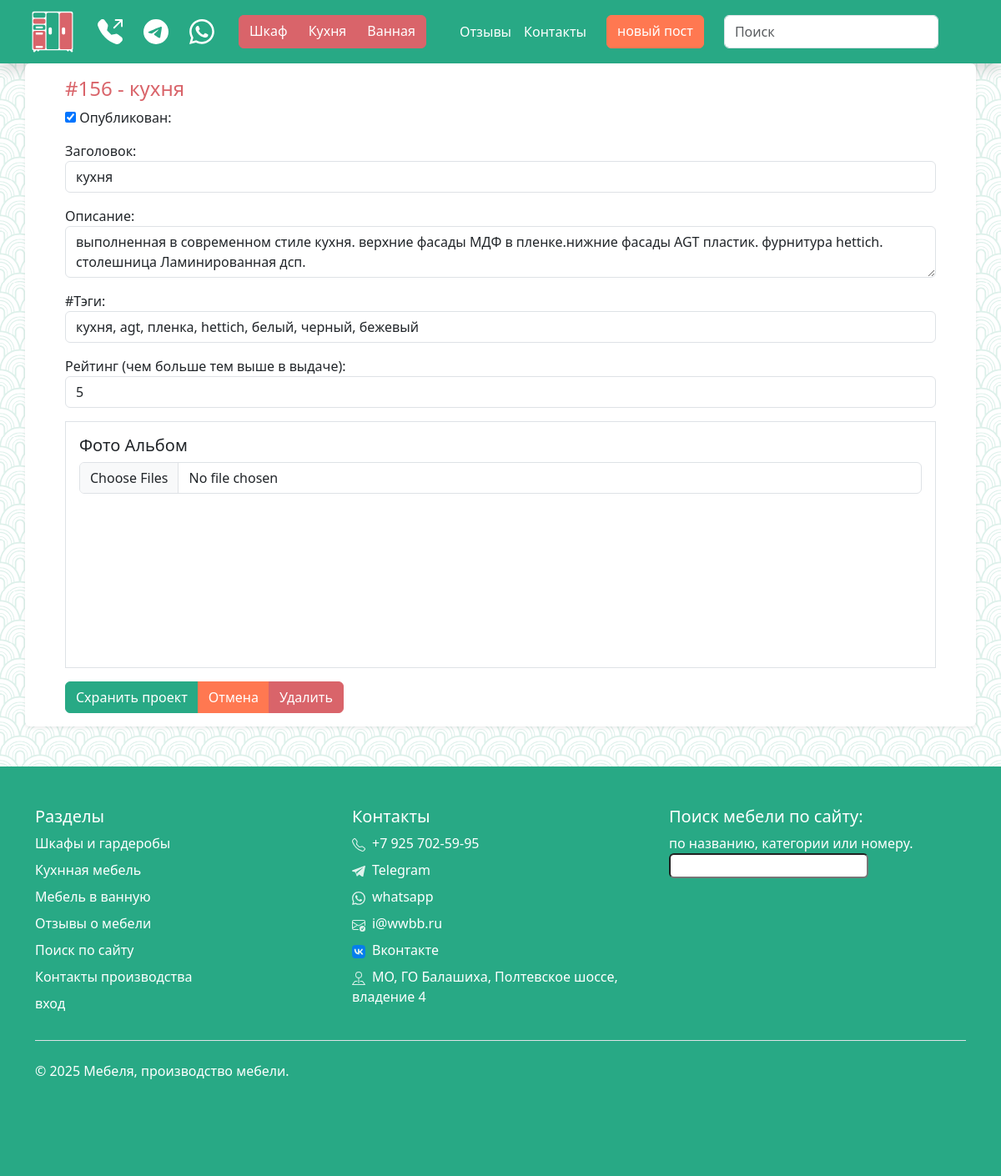
/update/156 (signed in), run on an earlier commit of the app's database.
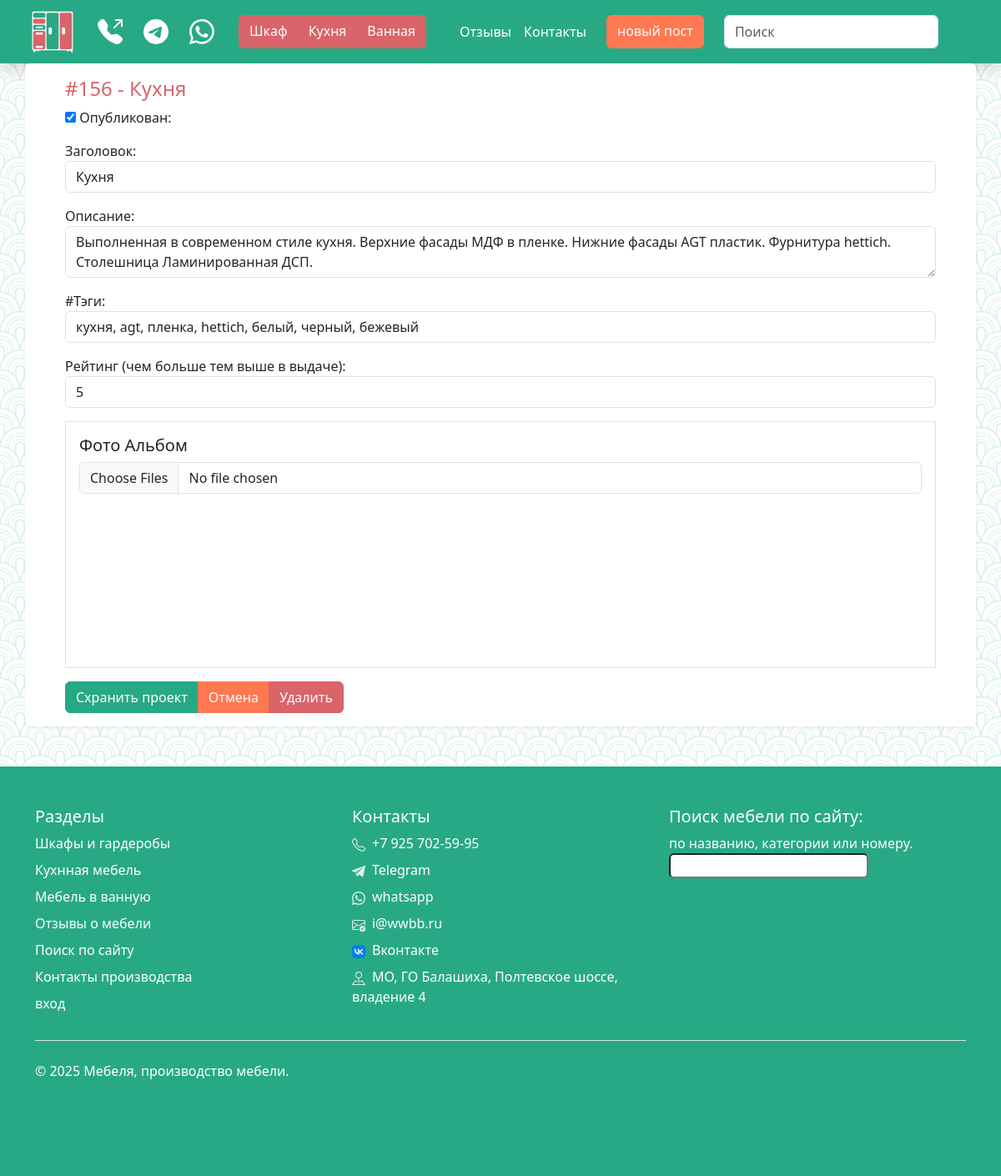
And on a later commit of the database.
### todo/models.py (models this page shows, shortened)
class Project(models.Model):
    title = models.CharField(max_length=100)
    description = models.TextField(null=True, blank=True)
    tags = models.CharField(max_length=100, verbose_name='#Тэги', blank=True)
    rating = models.IntegerField(default=5, blank=False, null=False)
    public = models.BooleanField(default=True)
    created_at = models.DateTimeField(auto_now_add=True)
    updated_at = models.DateTimeField(auto_now=True)
    album = models.TextField(default='',null=True, blank=True)
    class Meta:
        ordering = ['-id']

### todo/CRUD_Posts.py (the view)
# urls.py: path('update/<int:post_id>', views.post_update, name='post_update'),
@login_required
def post_update(request, post_id):
    db_Obj = Project.objects.get(id=post_id)
    if request.method == 'POST':
        form = ProjectForm(request.POST, request.FILES, instance=db_Obj)
        files = request.FILES.getlist('image')
        if form.is_valid():
            form.save()
            return redirect('/post/' + str(db_Obj.id))
    form = ProjectForm(instance=db_Obj)
    context = {
        'title': 'Редактор проекта',
        'project': db_Obj,
        'album': collect_album(post_id),
        'form': form,
        'description': 'Редактирование материала wwbb.ru',
    }
    return render(request, 'todo/CRUD/post_update.html', context)

### todo/forms.py
class ProjectForm(ModelForm):
    class Meta:
        model = Project
        fields = '__all__'

### todo/img_handler.py (called while the page is built)
def collect_album(prj_id):
    prj_id = str(prj_id)
    album_lst = os.listdir(os.path.join(PHOTO_PATH, prj_id))
    album_lst = set(map(lambda x: os.path.splitext(x)[0], album_lst))
    return album_lst

### todo/templates/todo/CRUD/post_update.html (shortened to what this page needs)
{% extends 'todo/base/base.html' %}
{% block main_content %}
<div class="container mb-5 p-3 px-5 rounded bg-white rounded shadow-sm">
    <h1 class="text-secondary h4">#{{ project.id }} - {{ project.title}} </h1>
    <form enctype="multipart/form-data" method="POST">
        <div class="mb-3">
            <input class="" type="checkbox" name="public" id="id_public" checked="">
            <label for="id_public">Опубликован:</label>
        </div>
        <div class="mb-3">
            <label for="id_title">Заголовок:</label>
            <input class="form-control" type="text" name="title" maxlength="100" required="" id="id_title"
                value="{{ form.title.value }}">
        </div>
        <div class="mb-3">
            <label for="id_description">Описание:</label>
            <textarea class="form-control" name="description" cols="40" rows="2"
                id="id_description">{{ form.description.value }}</textarea>
        </div>
        <div class="mb-3">
            <label for="id_tags">#Тэги:</label>
            <input class="form-control" type="text" name="tags" maxlength="100" id="id_tags"
                value="{{ form.tags.value }}">
        </div>
        <div class="mb-3">
            <label for="id_rating">Рейтинг (чем больше тем выше в выдаче):</label>
            <input class="form-control" type="number" name="rating" id="id_rating" value="{{ form.rating.value }}">
        </div>
        <div class="mb-3 border p-3">
            <h5 class="form-label">Фото Альбом</h5>
            <input class="form-control" type="file" name="image" multiple="" accept="image/*" id="id_image">
            <div class="m-2 primary">
                <div class="ww_grid mb-4">
                    {% for img in album %}
                    <a href="/media/photos/{{ project.id }}/{{ img }}.jpg" class="glightbox">
                        <div class="ww_grid_item rounded overflow-hidden"
                            style="background-image: url('/media/photos/{{ project.id }}/{{ img }}.thumbnail'); height: 10rem;">
                        </div>
                    </a>
                    {% endfor %}
                </div>
            </div>
        </div>
        <div class="btn-group text-white">
            <input class="btn btn-primary text-white" type="submit" name="" value="Схранить проект">
            <a href="/" class="btn btn-warning text-white">Отмена</a>
            <a href="{% url 'post_delete' project.id %}" class="btn btn-secondary text-white">Удалить</a>
        </div>
    </form>
</div>
{% endblock main_content %}

What changed in the data, as far as the page shows it:
changed Project "кухня, agt, пленка, hettich, белый, черный, бежевый": title "кухня" → "Кухня"; description "выполненная в современном стиле кухня. верхние фасады МДФ в пленке.нижние фасады AGT пластик. фурнитура hettich. столешница Ламинированная дсп." → "Выполненная в современном стиле кухня. Верхние фасады МДФ в пленке. Нижние фасады AGT пластик. Фурнитура hettich. Столешница Ламинированная ДСП."
